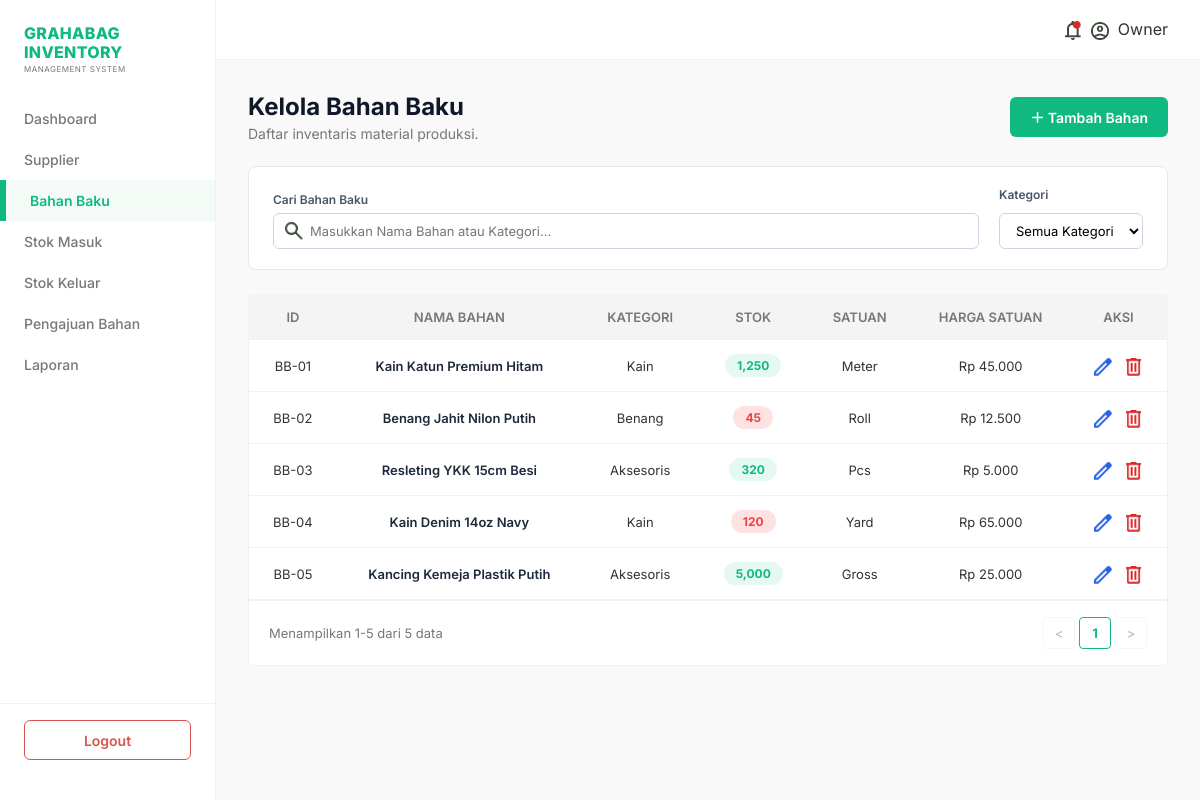
Screenshot of /pages/bahan_baku.php (signed in) with the database file from the repository.
### tables this page shows
CREATE TABLE material (
    material_id INT AUTO_INCREMENT PRIMARY KEY,
    category_id INT NOT NULL,
    material_name VARCHAR(100) NOT NULL,
    stock INT NOT NULL DEFAULT 0,
    unit VARCHAR(255) NOT NULL,
    minimum_stock INT NOT NULL DEFAULT 0,
    price DECIMAL(10,2) NOT NULL,
    FOREIGN KEY (category_id) REFERENCES category_id(category_id)
);

CREATE TABLE category_id (
    category_id INT AUTO_INCREMENT PRIMARY KEY,
    category_name VARCHAR(50) NOT NULL
);

### pages/bahan_baku.php (the view, shortened to what this page needs)
<?php
require_once '../includes/header.php';
require_once '../includes/sidebar.php';
$query_material = "SELECT m.*, c.category_name FROM material m
                   JOIN category_id c ON m.category_id = c.category_id
                   ORDER BY m.material_id ASC";
$materials = $conn->query($query_material);
$total_bahan = $materials->num_rows;
?>
<div class="bahan-baku-container">
    <div class="page-header-action">
        <div class="header-left">
            <h1 class="page-title-main">Kelola Bahan Baku</h1>
            <p class="page-subtitle-main">Daftar inventaris material produksi.</p>
        </div>
        <button class="btn-add-primary btn-open-modal" data-target="addMaterialModal">＋ Tambah Bahan</button>
    </div>
    <div class="filter-stok-wrapper">
        <div class="search-stock-box">
            <label>Cari Bahan Baku</label>
            <div class="search-input-inner">
                <img src="../assets/icons/search.png" alt="Search" class="table-icon-img">
                <input type="text" id="bahanSearch" placeholder="Masukkan Nama Bahan atau Kategori...">
            </div>
        </div>
        <div class="filter-date-group">
            <div class="date-input-box">
                <label style="margin-bottom: 5px;">Kategori</label>
                <select id="bahanCategory" style="width: 100%; padding: 8px 12px; border-radius: 6px; border: 1px solid #cbd5e1; outline: none; background: white; font-size: 13px;">
                    <option value="">Semua Kategori</option>
                </select>
            </div>
        </div>
    </div>
    <div class="content-table-wrapper">
        <table class="data-table">
            <thead>
                <tr>
                    <th>ID</th>
                    <th>NAMA BAHAN</th>
                    <th>KATEGORI</th>
                    <th>STOK</th>
                    <th>SATUAN</th>
                    <th>HARGA SATUAN</th>
                    <th>AKSI</th>
                </tr>
            </thead>
            <tbody>
                <?php if ($total_bahan > 0): ?>
                    <?php while($row = $materials->fetch_assoc()):
                        $stok = $row['stock'];
                        $min_stok = $row['minimum_stock'];
                        if ($stok <= $min_stok) {
                            $badge_class = 'badge-critical';
                        } elseif ($stok <= ($min_stok * 1.5)) {
                            $badge_class = 'badge-warning';
                        } else {
                            $badge_class = 'badge-safe';
                        }
                    ?>
                    <tr>
                        <td>BB-0<?php echo $row['material_id']; ?></td>
                        <td class="text-material-name"><?php echo htmlspecialchars($row['material_name']); ?></td>
                        <td><?php echo htmlspecialchars($row['category_name']); ?></td>
                        <td>
                            <span class="pill-stok <?php echo $badge_class; ?>">
                                <?php echo number_format($stok); ?>
                            </span>
                        </td>
                        <td><?php echo htmlspecialchars($row['unit']); ?></td>
                        <td>Rp <?php echo number_format($row['price'], 0, ',', '.'); ?></td>
                        <td style="text-align: center;">
                            <div class="action-buttons-flex">
                                <button class="btn-action-edit btnEditTrigger"
                                        data-id="<?php echo $row['material_id']; ?>"
                                        data-name="<?php echo htmlspecialchars($row['material_name']); ?>"
                                        data-category="<?php echo $row['category_id']; ?>"
                                        data-stock="<?php echo $row['stock']; ?>"
                                        data-unit="<?php echo htmlspecialchars($row['unit']); ?>"
                                        data-min="<?php echo $row['minimum_stock']; ?>"
                                        data-price="<?php echo $row['price']; ?>">
                                    <img src="../assets/icons/edit.png" alt="Edit" class="table-icon-img">
                                </button>
                                <a href="../api/delete_material.php?id=<?php echo $row['material_id']; ?>"
                                   class="btn-action-delete btn-delete-confirm" data-confirm-message="Apakah Anda yakin ingin menghapus data bahan baku ini secara permanen?">
                                    <img src="../assets/icons/delete.png" alt="Delete" class="table-icon-img">
                                </a>
                            </div>
                        </td>
                    </tr>
                    <?php endwhile; ?>
                <?php else: ?>
                    <tr>
                        <td colspan="7" style="text-align: center; color: var(--text-secondary);">Belum ada data bahan baku.</td>
                    </tr>
                <?php endif; ?>
            </tbody>
        </table>
        <div class="table-footer-pagination">
            <div class="pagination-info">Menampilkan 1-<?php echo $total_bahan; ?> dari <?php echo $total_bahan; ?> data</div>
            <div class="pagination-controls">
            </div>
        </div>
    </div>
</div>
</div> </div> <script src="../assets/main.js?v=<?= time(); ?>"></script>
</body>
</html>

### assets/style.css (style rules this page uses)
:root { --main-green: #10b981; --light-green: #76c800; --pale-white: #f9f9f9; --light-gray: #f4f4f4; --accent-blue: #4fa3f7; --text-main: #333333; --text-secondary: #777777; --error-red: #d9534f; --success-green: #5cb85c; --border-color: #eef2f5; }
* { box-sizing: border-box; margin: 0; padding: 0; font-family: 'Inter', sans-serif; }
body { background-color: var(--pale-white); color: var(--text-main); }
.content-table-wrapper { background: #ffffff; border: 1px solid var(--border-color); border-radius: 4px; }
.table-icon-img { width: 18px; height: 18px; object-fit: contain; vertical-align: middle; }
.data-table { width: 100%; border-collapse: collapse; text-align: left; font-size: 13px; }
.data-table th { background-color: var(--light-gray); padding: 14px 20px; font-weight: 600; color: var(--text-secondary); border-bottom: 1px solid var(--border-color); text-align: center; }
.data-table td { padding: 14px 20px; border-bottom: 1px solid var(--border-color); text-align: center; }
.page-header-action { display: flex; justify-content: space-between; align-items: center; margin-bottom: 24px; }
.page-title-main { font-size: 24px; font-weight: 700; color: #0f172a; }
.page-subtitle-main { font-size: 14px; color: var(--text-secondary); margin-top: 4px; }
.btn-add-primary { background-color: #10b981; color: #ffffff; border: none; padding: 10px 20px; border-radius: 6px; font-weight: 600; font-size: 14px; cursor: pointer; transition: background 0.2s; }
.text-material-name { color: #1e293b; font-weight: 600 !important; }
.pill-stok { display: inline-block; padding: 4px 12px; border-radius: 12px; font-size: 12px; font-weight: 700; }
.badge-safe { background-color: #e6f9f0; color: #10b981; }
.badge-critical { background-color: #fee2e2; color: #ef4444; }
.action-buttons-flex { display: flex; justify-content: center; gap: 12px; }
.btn-action-view, .btn-action-edit, .btn-action-delete { background: none; border: none; cursor: pointer; font-size: 18px; transition: transform 0.1s; text-decoration: none; }
.table-footer-pagination { padding: 16px 20px; display: flex; justify-content: space-between; align-items: center; border-top: 1px solid var(--border-color); }
.pagination-info { font-size: 13px; color: var(--text-secondary); }
.pagination-controls { display: flex; align-items: center; gap: 4px; }
.filter-stok-wrapper { background: #ffffff; border: 1px solid #e2e8f0; border-radius: 8px; padding: 20px 24px; display: flex; align-items: flex-end; gap: 20px; margin-bottom: 24px; }
.filter-date-group { display: flex; gap: 16px; }
.date-input-box { display: flex; flex-direction: column; gap: 6px; }
.date-input-box label, .search-stock-box label { font-size: 12px; font-weight: 600; color: #475569; }
.search-stock-box { display: flex; flex-direction: column; gap: 6px; flex-grow: 1; }
.search-input-inner { position: relative; }
.search-input-inner .table-icon-img { position: absolute; left: 12px; top: 50%; transform: translateY(-50%); }
.search-input-inner input { width: 100%; padding: 9px 12px 9px 36px; border: 1px solid #cbd5e1; border-radius: 6px; font-size: 13px; outline: none; }

### rows the page displays
material: material_id "1", material_name "Kain Katun Premium Hitam", category.category_name "Kain", stock "1,250", unit "Meter", price "45.000"
material: material_id "2", material_name "Benang Jahit Nilon Putih", category.category_name "Benang", stock "45", unit "Roll", price "12.500"
material: material_id "3", material_name "Resleting YKK 15cm Besi", category.category_name "Aksesoris", stock "320", unit "Pcs", price "5.000"
material: material_id "4", material_name "Kain Denim 14oz Navy", category.category_name "Kain", stock "120", unit "Yard", price "65.000"
material: material_id "5", material_name "Kancing Kemeja Plastik Putih", category.category_name "Aksesoris", stock "5,000", unit "Gross", price "25.000"

### other values shown
$_SESSION['full_name'] "Owner"
